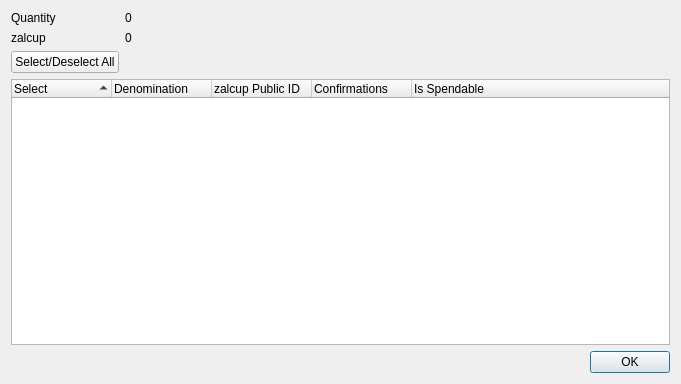
<?xml version="1.0" encoding="UTF-8"?>
<ui version="4.0">
 <class>ZalcupControlDialog</class>
 <widget class="QDialog" name="ZalcupControlDialog">
  <property name="geometry">
   <rect>
    <x>0</x>
    <y>0</y>
    <width>681</width>
    <height>384</height>
   </rect>
  </property>
  <property name="minimumSize">
   <size>
    <width>681</width>
    <height>384</height>
   </size>
  </property>
  <property name="windowTitle">
   <string>Select zalcup to Spend</string>
  </property>
  <layout class="QGridLayout" name="gridLayout">
   <item row="0" column="0">
    <layout class="QFormLayout" name="formLayout">
     <property name="sizeConstraint">
      <enum>QLayout::SetDefaultConstraint</enum>
     </property>
     <item row="0" column="0">
      <widget class="QLabel" name="labelQuantity">
       <property name="text">
        <string>Quantity</string>
       </property>
      </widget>
     </item>
     <item row="0" column="1">
      <widget class="QLabel" name="labelQuantity_int">
       <property name="text">
        <string>0</string>
       </property>
      </widget>
     </item>
     <item row="1" column="0">
      <widget class="QLabel" name="labelZalcup">
       <property name="text">
        <string>zalcup</string>
       </property>
      </widget>
     </item>
     <item row="1" column="1">
      <widget class="QLabel" name="labelZalcup_int">
       <property name="text">
        <string>0</string>
       </property>
      </widget>
     </item>
     <item row="2" column="0">
      <widget class="QPushButton" name="pushButtonAll">
       <property name="text">
        <string>Select/Deselect All</string>
       </property>
      </widget>
     </item>
    </layout>
   </item>
   <item row="1" column="0">
    <layout class="QVBoxLayout" name="verticalLayout">
     <item>
      <widget class="QTreeWidget" name="treeWidget">
       <property name="minimumSize">
        <size>
         <width>0</width>
         <height>250</height>
        </size>
       </property>
       <property name="alternatingRowColors">
        <bool>true</bool>
       </property>
       <property name="sortingEnabled">
        <bool>true</bool>
       </property>
       <property name="columnCount">
        <number>5</number>
       </property>
       <attribute name="headerDefaultSectionSize">
        <number>100</number>
       </attribute>
       <column>
        <property name="text">
         <string notr="true">Select</string>
        </property>
       </column>
       <column>
        <property name="text">
         <string notr="true">Denomination</string>
        </property>
       </column>
       <column>
        <property name="text">
         <string notr="true">zalcup Public ID</string>
        </property>
       </column>
       <column>
        <property name="text">
         <string notr="true">Confirmations</string>
        </property>
       </column>
       <column>
        <property name="text">
         <string>Is Spendable</string>
        </property>
       </column>
      </widget>
     </item>
     <item>
      <widget class="QDialogButtonBox" name="buttonBox">
       <property name="orientation">
        <enum>Qt::Horizontal</enum>
       </property>
       <property name="standardButtons">
        <set>QDialogButtonBox::Ok</set>
       </property>
      </widget>
     </item>
    </layout>
   </item>
  </layout>
 </widget>
 <resources/>
 <connections>
  <connection>
   <sender>buttonBox</sender>
   <signal>accepted()</signal>
   <receiver>ZalcupControlDialog</receiver>
   <slot>accept()</slot>
   <hints>
    <hint type="sourcelabel">
     <x>248</x>
     <y>254</y>
    </hint>
    <hint type="destinationlabel">
     <x>157</x>
     <y>274</y>
    </hint>
   </hints>
  </connection>
  <connection>
   <sender>buttonBox</sender>
   <signal>rejected()</signal>
   <receiver>ZalcupControlDialog</receiver>
   <slot>reject()</slot>
   <hints>
    <hint type="sourcelabel">
     <x>316</x>
     <y>260</y>
    </hint>
    <hint type="destinationlabel">
     <x>286</x>
     <y>274</y>
    </hint>
   </hints>
  </connection>
 </connections>
</ui>
